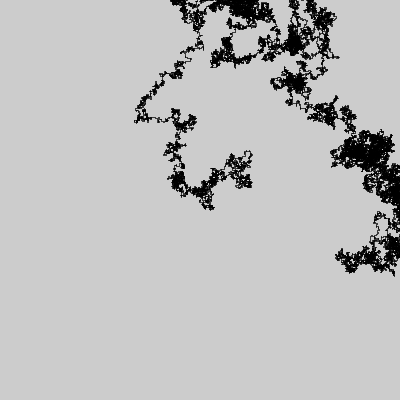
Frame 1 (no input)
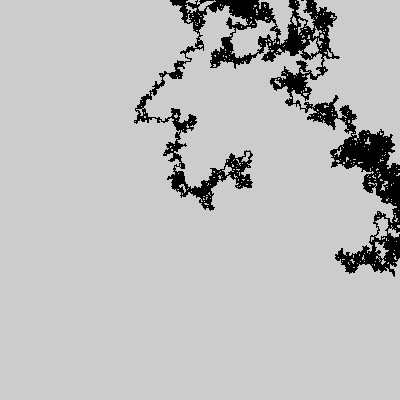
Frame 60 (the mouse pressed at the canvas centre just before this capture)
Frame 120 (the mouse held since frame 60 and released just before this capture): identical to frame 60, image omitted

The Processing sketch that drew these frames (run headless with seeded random() and noise(); from frame 60 on, the mouse is pressed at the canvas centre):

// Processing sketch: Random_Walk
// ── Random_Walk.pde

boolean oneShot = true;
int numIterationOneShot = 100000;
void setup()
{
  size(400,400);
  x =width/2;
  y =height/2;
  //One Shot 
 if(oneShot)
 {
    xs.add(x);
    ys.add(y);
    int i = 1;
    while(i < numIterationOneShot)
    {
      int xx = xs.get(i-1),yy = ys.get(i-1);//first load previous x,y
     
        int r = (int)random(0,4);//adjust the point randomly
        if(r == 0)
        {
          xx += 1;
        }
        else if (r == 1)
        {    
          yy += 1;
        }
        else if (r == 2)
        {
          xx -= 1;
        }  
        else if(r ==3)
        {
          yy -= 1;
        }
      
      xs.add(xx);
      ys.add(yy);
      i++;
    }
 }
}
ArrayList<Integer> xs = new ArrayList<Integer>();
ArrayList<Integer> ys = new ArrayList<Integer>();

int x =width/2,y = height/2;
void draw()
{
  if(!oneShot)
  {
    point(x,y);
    int r = (int)random(0,4);
    if(r == 0)
    {
      x += 1;
    }
    else if (r == 1)
    {
    
      y += 1;
    }
    else if (r == 2)
    {
      x -= 1;
    }  
    else if(r ==3)
    {
      y -= 1;
    }
  }
  else
  {
    for(int i = 0 ; i < xs.size();i++)
    {
      point(xs.get(i),ys.get(i));  
    }
  }
  
  
}
